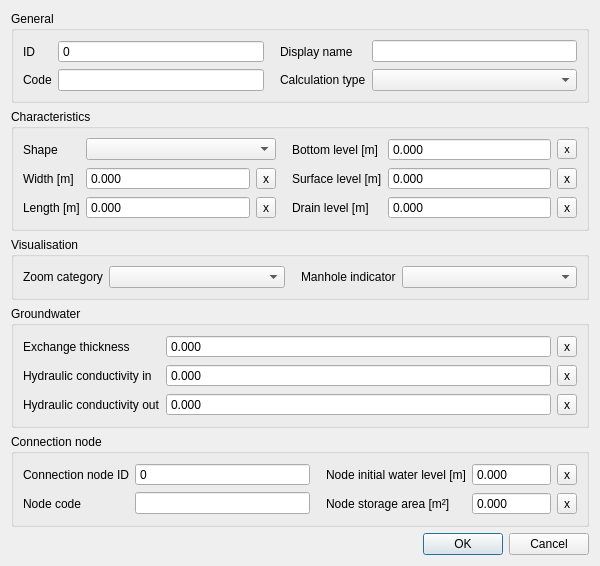
<?xml version="1.0" encoding="UTF-8"?>
<ui version="4.0">
 <class>ManholeEditForm</class>
 <widget class="QDialog" name="ManholeEditForm">
  <property name="geometry">
   <rect>
    <x>0</x>
    <y>0</y>
    <width>600</width>
    <height>550</height>
   </rect>
  </property>
  <property name="windowTitle">
   <string>Manhole Edit Form</string>
  </property>
  <layout class="QGridLayout" name="gridLayout">
   <item row="1" column="0">
    <widget class="QGroupBox" name="grp_characteristics">
     <property name="enabled">
      <bool>true</bool>
     </property>
     <property name="locale">
      <locale language="English" country="UnitedStates"/>
     </property>
     <property name="title">
      <string>Characteristics</string>
     </property>
     <layout class="QGridLayout" name="gridLayout_3">
      <item row="0" column="3">
       <widget class="QLabel" name="label_10">
        <property name="locale">
         <locale language="English" country="UnitedStates"/>
        </property>
        <property name="text">
         <string>Bottom level [m]</string>
        </property>
        <property name="alignment">
         <set>Qt::AlignLeading|Qt::AlignLeft|Qt::AlignVCenter</set>
        </property>
        <property name="indent">
         <number>10</number>
        </property>
       </widget>
      </item>
      <item row="1" column="1">
       <widget class="QDoubleSpinBox" name="width">
        <property name="sizePolicy">
         <sizepolicy hsizetype="Expanding" vsizetype="Fixed">
          <horstretch>0</horstretch>
          <verstretch>0</verstretch>
         </sizepolicy>
        </property>
        <property name="locale">
         <locale language="English" country="UnitedStates"/>
        </property>
        <property name="buttonSymbols">
         <enum>QAbstractSpinBox::NoButtons</enum>
        </property>
        <property name="decimals">
         <number>3</number>
        </property>
        <property name="maximum">
         <double>1000000.000000000000000</double>
        </property>
       </widget>
      </item>
      <item row="2" column="3">
       <widget class="QLabel" name="label_12">
        <property name="locale">
         <locale language="English" country="UnitedStates"/>
        </property>
        <property name="text">
         <string>Drain level [m]</string>
        </property>
        <property name="alignment">
         <set>Qt::AlignLeading|Qt::AlignLeft|Qt::AlignVCenter</set>
        </property>
        <property name="indent">
         <number>10</number>
        </property>
       </widget>
      </item>
      <item row="0" column="5">
       <widget class="QToolButton" name="bottom_level_clear">
        <property name="font">
         <font>
          <pointsize>8</pointsize>
         </font>
        </property>
        <property name="text">
         <string>x</string>
        </property>
       </widget>
      </item>
      <item row="1" column="4">
       <widget class="QDoubleSpinBox" name="surface_level">
        <property name="sizePolicy">
         <sizepolicy hsizetype="Expanding" vsizetype="Fixed">
          <horstretch>0</horstretch>
          <verstretch>0</verstretch>
         </sizepolicy>
        </property>
        <property name="locale">
         <locale language="English" country="UnitedStates"/>
        </property>
        <property name="inputMethodHints">
         <set>Qt::ImhNone</set>
        </property>
        <property name="buttonSymbols">
         <enum>QAbstractSpinBox::NoButtons</enum>
        </property>
        <property name="decimals">
         <number>3</number>
        </property>
        <property name="minimum">
         <double>-9999999999.000000000000000</double>
        </property>
        <property name="maximum">
         <double>9999999999.000000000000000</double>
        </property>
       </widget>
      </item>
      <item row="0" column="0">
       <widget class="QLabel" name="label_5">
        <property name="locale">
         <locale language="English" country="UnitedStates"/>
        </property>
        <property name="text">
         <string>Shape</string>
        </property>
        <property name="alignment">
         <set>Qt::AlignLeading|Qt::AlignLeft|Qt::AlignVCenter</set>
        </property>
       </widget>
      </item>
      <item row="2" column="4">
       <widget class="QDoubleSpinBox" name="drain_level">
        <property name="sizePolicy">
         <sizepolicy hsizetype="Expanding" vsizetype="Fixed">
          <horstretch>0</horstretch>
          <verstretch>0</verstretch>
         </sizepolicy>
        </property>
        <property name="locale">
         <locale language="English" country="UnitedStates"/>
        </property>
        <property name="inputMethodHints">
         <set>Qt::ImhNone</set>
        </property>
        <property name="buttonSymbols">
         <enum>QAbstractSpinBox::NoButtons</enum>
        </property>
        <property name="decimals">
         <number>3</number>
        </property>
        <property name="minimum">
         <double>-9999999999.000000000000000</double>
        </property>
        <property name="maximum">
         <double>9999999999.000000000000000</double>
        </property>
       </widget>
      </item>
      <item row="1" column="0">
       <widget class="QLabel" name="label_6">
        <property name="locale">
         <locale language="English" country="UnitedStates"/>
        </property>
        <property name="text">
         <string>Width [m]</string>
        </property>
        <property name="alignment">
         <set>Qt::AlignLeading|Qt::AlignLeft|Qt::AlignVCenter</set>
        </property>
       </widget>
      </item>
      <item row="2" column="1">
       <widget class="QDoubleSpinBox" name="length">
        <property name="sizePolicy">
         <sizepolicy hsizetype="Expanding" vsizetype="Fixed">
          <horstretch>0</horstretch>
          <verstretch>0</verstretch>
         </sizepolicy>
        </property>
        <property name="locale">
         <locale language="English" country="UnitedStates"/>
        </property>
        <property name="buttonSymbols">
         <enum>QAbstractSpinBox::NoButtons</enum>
        </property>
        <property name="decimals">
         <number>3</number>
        </property>
        <property name="maximum">
         <double>1000000.000000000000000</double>
        </property>
       </widget>
      </item>
      <item row="2" column="0">
       <widget class="QLabel" name="label_9">
        <property name="locale">
         <locale language="English" country="UnitedStates"/>
        </property>
        <property name="text">
         <string>Length [m]</string>
        </property>
        <property name="alignment">
         <set>Qt::AlignLeading|Qt::AlignLeft|Qt::AlignVCenter</set>
        </property>
       </widget>
      </item>
      <item row="1" column="3">
       <widget class="QLabel" name="label_11">
        <property name="locale">
         <locale language="English" country="UnitedStates"/>
        </property>
        <property name="text">
         <string>Surface level [m]</string>
        </property>
        <property name="alignment">
         <set>Qt::AlignLeading|Qt::AlignLeft|Qt::AlignVCenter</set>
        </property>
        <property name="indent">
         <number>10</number>
        </property>
       </widget>
      </item>
      <item row="0" column="4">
       <widget class="QDoubleSpinBox" name="bottom_level">
        <property name="sizePolicy">
         <sizepolicy hsizetype="Expanding" vsizetype="Fixed">
          <horstretch>0</horstretch>
          <verstretch>0</verstretch>
         </sizepolicy>
        </property>
        <property name="locale">
         <locale language="English" country="UnitedStates"/>
        </property>
        <property name="inputMethodHints">
         <set>Qt::ImhNone</set>
        </property>
        <property name="buttonSymbols">
         <enum>QAbstractSpinBox::NoButtons</enum>
        </property>
        <property name="decimals">
         <number>3</number>
        </property>
        <property name="minimum">
         <double>-9999999999.000000000000000</double>
        </property>
        <property name="maximum">
         <double>9999999999.000000000000000</double>
        </property>
       </widget>
      </item>
      <item row="1" column="2">
       <widget class="QToolButton" name="width_clear">
        <property name="text">
         <string>x</string>
        </property>
       </widget>
      </item>
      <item row="2" column="2">
       <widget class="QToolButton" name="length_clear">
        <property name="text">
         <string>x</string>
        </property>
       </widget>
      </item>
      <item row="1" column="5">
       <widget class="QToolButton" name="surface_level_clear">
        <property name="font">
         <font>
          <weight>50</weight>
          <italic>false</italic>
          <bold>false</bold>
         </font>
        </property>
        <property name="text">
         <string>x</string>
        </property>
       </widget>
      </item>
      <item row="2" column="5">
       <widget class="QToolButton" name="drain_level_clear">
        <property name="text">
         <string>x</string>
        </property>
       </widget>
      </item>
      <item row="0" column="1" colspan="2">
       <widget class="QComboBox" name="shape">
        <property name="locale">
         <locale language="English" country="UnitedStates"/>
        </property>
       </widget>
      </item>
     </layout>
    </widget>
   </item>
   <item row="4" column="0">
    <widget class="QGroupBox" name="grp_conn_node">
     <property name="enabled">
      <bool>true</bool>
     </property>
     <property name="locale">
      <locale language="English" country="UnitedStates"/>
     </property>
     <property name="title">
      <string>Connection node</string>
     </property>
     <layout class="QGridLayout" name="gridLayout_4">
      <item row="0" column="2">
       <widget class="QLabel" name="label_13">
        <property name="locale">
         <locale language="English" country="UnitedStates"/>
        </property>
        <property name="text">
         <string>Node initial water level [m]</string>
        </property>
        <property name="alignment">
         <set>Qt::AlignLeading|Qt::AlignLeft|Qt::AlignVCenter</set>
        </property>
        <property name="indent">
         <number>10</number>
        </property>
       </widget>
      </item>
      <item row="0" column="0">
       <widget class="QLabel" name="label_7">
        <property name="locale">
         <locale language="English" country="UnitedStates"/>
        </property>
        <property name="text">
         <string>Connection node ID</string>
        </property>
        <property name="alignment">
         <set>Qt::AlignLeading|Qt::AlignLeft|Qt::AlignVCenter</set>
        </property>
       </widget>
      </item>
      <item row="0" column="1">
       <widget class="QSpinBox" name="connection_node_id">
        <property name="sizePolicy">
         <sizepolicy hsizetype="Expanding" vsizetype="Fixed">
          <horstretch>0</horstretch>
          <verstretch>0</verstretch>
         </sizepolicy>
        </property>
        <property name="locale">
         <locale language="English" country="UnitedStates"/>
        </property>
        <property name="readOnly">
         <bool>true</bool>
        </property>
        <property name="buttonSymbols">
         <enum>QAbstractSpinBox::NoButtons</enum>
        </property>
       </widget>
      </item>
      <item row="0" column="3">
       <widget class="QDoubleSpinBox" name="connection_node_initial_waterlevel">
        <property name="buttonSymbols">
         <enum>QAbstractSpinBox::NoButtons</enum>
        </property>
        <property name="decimals">
         <number>3</number>
        </property>
        <property name="minimum">
         <double>-999999.000000000000000</double>
        </property>
        <property name="maximum">
         <double>999999999.000000000000000</double>
        </property>
       </widget>
      </item>
      <item row="2" column="0">
       <widget class="QLabel" name="label_8">
        <property name="locale">
         <locale language="English" country="UnitedStates"/>
        </property>
        <property name="text">
         <string>Node code</string>
        </property>
        <property name="alignment">
         <set>Qt::AlignLeading|Qt::AlignLeft|Qt::AlignVCenter</set>
        </property>
       </widget>
      </item>
      <item row="2" column="1">
       <widget class="QLineEdit" name="connection_node_code">
        <property name="sizePolicy">
         <sizepolicy hsizetype="Expanding" vsizetype="Fixed">
          <horstretch>0</horstretch>
          <verstretch>0</verstretch>
         </sizepolicy>
        </property>
        <property name="locale">
         <locale language="English" country="UnitedStates"/>
        </property>
        <property name="clearButtonEnabled">
         <bool>true</bool>
        </property>
       </widget>
      </item>
      <item row="2" column="2">
       <widget class="QLabel" name="label_14">
        <property name="locale">
         <locale language="English" country="UnitedStates"/>
        </property>
        <property name="text">
         <string>Node storage area [m²]</string>
        </property>
        <property name="alignment">
         <set>Qt::AlignLeading|Qt::AlignLeft|Qt::AlignVCenter</set>
        </property>
        <property name="indent">
         <number>10</number>
        </property>
       </widget>
      </item>
      <item row="2" column="3">
       <widget class="QDoubleSpinBox" name="connection_node_storage_area">
        <property name="buttonSymbols">
         <enum>QAbstractSpinBox::NoButtons</enum>
        </property>
        <property name="decimals">
         <number>3</number>
        </property>
        <property name="maximum">
         <double>999999999.000000000000000</double>
        </property>
       </widget>
      </item>
      <item row="0" column="4">
       <widget class="QToolButton" name="connection_node_initial_waterlevel_clear">
        <property name="text">
         <string>x</string>
        </property>
       </widget>
      </item>
      <item row="2" column="4">
       <widget class="QToolButton" name="connection_node_storage_area_clear">
        <property name="text">
         <string>x</string>
        </property>
       </widget>
      </item>
     </layout>
    </widget>
   </item>
   <item row="7" column="0">
    <widget class="QDialogButtonBox" name="buttonBox">
     <property name="standardButtons">
      <set>QDialogButtonBox::Cancel|QDialogButtonBox::Ok</set>
     </property>
    </widget>
   </item>
   <item row="0" column="0">
    <widget class="QGroupBox" name="grp_general">
     <property name="enabled">
      <bool>true</bool>
     </property>
     <property name="locale">
      <locale language="English" country="UnitedStates"/>
     </property>
     <property name="title">
      <string>General</string>
     </property>
     <layout class="QGridLayout" name="gridLayout_2">
      <item row="0" column="2">
       <widget class="QLabel" name="label_2">
        <property name="locale">
         <locale language="English" country="UnitedStates"/>
        </property>
        <property name="text">
         <string>Display name</string>
        </property>
        <property name="alignment">
         <set>Qt::AlignLeading|Qt::AlignLeft|Qt::AlignVCenter</set>
        </property>
        <property name="indent">
         <number>10</number>
        </property>
       </widget>
      </item>
      <item row="0" column="3">
       <widget class="QLineEdit" name="display_name">
        <property name="sizePolicy">
         <sizepolicy hsizetype="Expanding" vsizetype="Fixed">
          <horstretch>0</horstretch>
          <verstretch>0</verstretch>
         </sizepolicy>
        </property>
        <property name="locale">
         <locale language="English" country="UnitedStates"/>
        </property>
        <property name="clearButtonEnabled">
         <bool>true</bool>
        </property>
       </widget>
      </item>
      <item row="0" column="0">
       <widget class="QLabel" name="label">
        <property name="locale">
         <locale language="English" country="UnitedStates"/>
        </property>
        <property name="text">
         <string>ID</string>
        </property>
        <property name="alignment">
         <set>Qt::AlignLeading|Qt::AlignLeft|Qt::AlignVCenter</set>
        </property>
       </widget>
      </item>
      <item row="1" column="0">
       <widget class="QLabel" name="label_3">
        <property name="locale">
         <locale language="English" country="UnitedStates"/>
        </property>
        <property name="text">
         <string>Code</string>
        </property>
        <property name="alignment">
         <set>Qt::AlignLeading|Qt::AlignLeft|Qt::AlignVCenter</set>
        </property>
       </widget>
      </item>
      <item row="1" column="1">
       <widget class="QLineEdit" name="code">
        <property name="sizePolicy">
         <sizepolicy hsizetype="Expanding" vsizetype="Fixed">
          <horstretch>0</horstretch>
          <verstretch>0</verstretch>
         </sizepolicy>
        </property>
        <property name="locale">
         <locale language="English" country="UnitedStates"/>
        </property>
        <property name="clearButtonEnabled">
         <bool>true</bool>
        </property>
       </widget>
      </item>
      <item row="1" column="2">
       <widget class="QLabel" name="label_4">
        <property name="locale">
         <locale language="English" country="UnitedStates"/>
        </property>
        <property name="text">
         <string>Calculation type</string>
        </property>
        <property name="alignment">
         <set>Qt::AlignLeading|Qt::AlignLeft|Qt::AlignVCenter</set>
        </property>
        <property name="indent">
         <number>10</number>
        </property>
       </widget>
      </item>
      <item row="1" column="3">
       <widget class="QComboBox" name="calculation_type">
        <property name="sizePolicy">
         <sizepolicy hsizetype="Expanding" vsizetype="Fixed">
          <horstretch>0</horstretch>
          <verstretch>0</verstretch>
         </sizepolicy>
        </property>
        <property name="locale">
         <locale language="English" country="UnitedStates"/>
        </property>
       </widget>
      </item>
      <item row="0" column="1">
       <widget class="QSpinBox" name="id">
        <property name="locale">
         <locale language="English" country="UnitedStates"/>
        </property>
        <property name="readOnly">
         <bool>true</bool>
        </property>
        <property name="buttonSymbols">
         <enum>QAbstractSpinBox::NoButtons</enum>
        </property>
        <property name="maximum">
         <number>99999999</number>
        </property>
       </widget>
      </item>
     </layout>
    </widget>
   </item>
   <item row="2" column="0">
    <widget class="QGroupBox" name="grp_visualisation">
     <property name="enabled">
      <bool>true</bool>
     </property>
     <property name="locale">
      <locale language="English" country="UnitedStates"/>
     </property>
     <property name="title">
      <string>Visualisation</string>
     </property>
     <layout class="QGridLayout" name="gridLayout_5">
      <item row="0" column="0">
       <widget class="QLabel" name="label_16">
        <property name="locale">
         <locale language="English" country="UnitedStates"/>
        </property>
        <property name="text">
         <string>Zoom category</string>
        </property>
        <property name="alignment">
         <set>Qt::AlignLeading|Qt::AlignLeft|Qt::AlignVCenter</set>
        </property>
        <property name="indent">
         <number>-1</number>
        </property>
       </widget>
      </item>
      <item row="0" column="2">
       <widget class="QLabel" name="label_15">
        <property name="locale">
         <locale language="English" country="UnitedStates"/>
        </property>
        <property name="text">
         <string>Manhole indicator</string>
        </property>
        <property name="alignment">
         <set>Qt::AlignLeading|Qt::AlignLeft|Qt::AlignVCenter</set>
        </property>
        <property name="indent">
         <number>10</number>
        </property>
       </widget>
      </item>
      <item row="0" column="3">
       <widget class="QComboBox" name="manhole_indicator">
        <property name="sizePolicy">
         <sizepolicy hsizetype="Expanding" vsizetype="Fixed">
          <horstretch>0</horstretch>
          <verstretch>0</verstretch>
         </sizepolicy>
        </property>
        <property name="locale">
         <locale language="English" country="UnitedStates"/>
        </property>
       </widget>
      </item>
      <item row="0" column="1">
       <widget class="QComboBox" name="zoom_category">
        <property name="sizePolicy">
         <sizepolicy hsizetype="Expanding" vsizetype="Fixed">
          <horstretch>0</horstretch>
          <verstretch>0</verstretch>
         </sizepolicy>
        </property>
        <property name="locale">
         <locale language="English" country="UnitedStates"/>
        </property>
       </widget>
      </item>
     </layout>
    </widget>
   </item>
   <item row="5" column="0">
    <spacer name="verticalSpacer">
     <property name="orientation">
      <enum>Qt::Vertical</enum>
     </property>
     <property name="sizeHint" stdset="0">
      <size>
       <width>20</width>
       <height>40</height>
      </size>
     </property>
    </spacer>
   </item>
   <item row="3" column="0">
    <widget class="QGroupBox" name="grp_groundwater">
     <property name="title">
      <string>Groundwater</string>
     </property>
     <layout class="QGridLayout" name="gridLayout_7">
      <item row="0" column="1">
       <widget class="QDoubleSpinBox" name="exchange_thickness">
        <property name="sizePolicy">
         <sizepolicy hsizetype="Expanding" vsizetype="Fixed">
          <horstretch>0</horstretch>
          <verstretch>0</verstretch>
         </sizepolicy>
        </property>
        <property name="locale">
         <locale language="English" country="UnitedStates"/>
        </property>
        <property name="buttonSymbols">
         <enum>QAbstractSpinBox::NoButtons</enum>
        </property>
        <property name="decimals">
         <number>3</number>
        </property>
        <property name="maximum">
         <double>1000000.000000000000000</double>
        </property>
       </widget>
      </item>
      <item row="0" column="2">
       <widget class="QToolButton" name="exchange_thickness_clear">
        <property name="text">
         <string>x</string>
        </property>
       </widget>
      </item>
      <item row="0" column="0">
       <widget class="QLabel" name="label_17">
        <property name="locale">
         <locale language="English" country="UnitedStates"/>
        </property>
        <property name="text">
         <string>Exchange thickness</string>
        </property>
        <property name="alignment">
         <set>Qt::AlignLeading|Qt::AlignLeft|Qt::AlignVCenter</set>
        </property>
       </widget>
      </item>
      <item row="1" column="0">
       <widget class="QLabel" name="label_18">
        <property name="locale">
         <locale language="English" country="UnitedStates"/>
        </property>
        <property name="text">
         <string>Hydraulic conductivity in</string>
        </property>
        <property name="alignment">
         <set>Qt::AlignLeading|Qt::AlignLeft|Qt::AlignVCenter</set>
        </property>
       </widget>
      </item>
      <item row="1" column="1">
       <widget class="QDoubleSpinBox" name="hydraulic_conductivity_in">
        <property name="sizePolicy">
         <sizepolicy hsizetype="Expanding" vsizetype="Fixed">
          <horstretch>0</horstretch>
          <verstretch>0</verstretch>
         </sizepolicy>
        </property>
        <property name="locale">
         <locale language="English" country="UnitedStates"/>
        </property>
        <property name="buttonSymbols">
         <enum>QAbstractSpinBox::NoButtons</enum>
        </property>
        <property name="decimals">
         <number>3</number>
        </property>
        <property name="maximum">
         <double>1000000.000000000000000</double>
        </property>
       </widget>
      </item>
      <item row="1" column="2">
       <widget class="QToolButton" name="hydraulic_conductivity_in_clear">
        <property name="text">
         <string>x</string>
        </property>
       </widget>
      </item>
      <item row="2" column="0">
       <widget class="QLabel" name="label_19">
        <property name="locale">
         <locale language="English" country="UnitedStates"/>
        </property>
        <property name="text">
         <string>Hydraulic conductivity out</string>
        </property>
        <property name="alignment">
         <set>Qt::AlignLeading|Qt::AlignLeft|Qt::AlignVCenter</set>
        </property>
       </widget>
      </item>
      <item row="2" column="1">
       <widget class="QDoubleSpinBox" name="hydraulic_conductivity_out">
        <property name="sizePolicy">
         <sizepolicy hsizetype="Expanding" vsizetype="Fixed">
          <horstretch>0</horstretch>
          <verstretch>0</verstretch>
         </sizepolicy>
        </property>
        <property name="locale">
         <locale language="English" country="UnitedStates"/>
        </property>
        <property name="buttonSymbols">
         <enum>QAbstractSpinBox::NoButtons</enum>
        </property>
        <property name="decimals">
         <number>3</number>
        </property>
        <property name="maximum">
         <double>1000000.000000000000000</double>
        </property>
       </widget>
      </item>
      <item row="2" column="2">
       <widget class="QToolButton" name="hydraulic_conductivity_out_clear">
        <property name="text">
         <string>x</string>
        </property>
       </widget>
      </item>
     </layout>
    </widget>
   </item>
  </layout>
 </widget>
 <tabstops>
  <tabstop>id</tabstop>
  <tabstop>code</tabstop>
  <tabstop>display_name</tabstop>
  <tabstop>calculation_type</tabstop>
  <tabstop>shape</tabstop>
  <tabstop>width</tabstop>
  <tabstop>length</tabstop>
  <tabstop>bottom_level</tabstop>
  <tabstop>surface_level</tabstop>
  <tabstop>drain_level</tabstop>
  <tabstop>zoom_category</tabstop>
  <tabstop>manhole_indicator</tabstop>
  <tabstop>connection_node_id</tabstop>
  <tabstop>connection_node_code</tabstop>
  <tabstop>connection_node_initial_waterlevel</tabstop>
  <tabstop>connection_node_storage_area</tabstop>
 </tabstops>
 <resources/>
 <connections/>
</ui>
